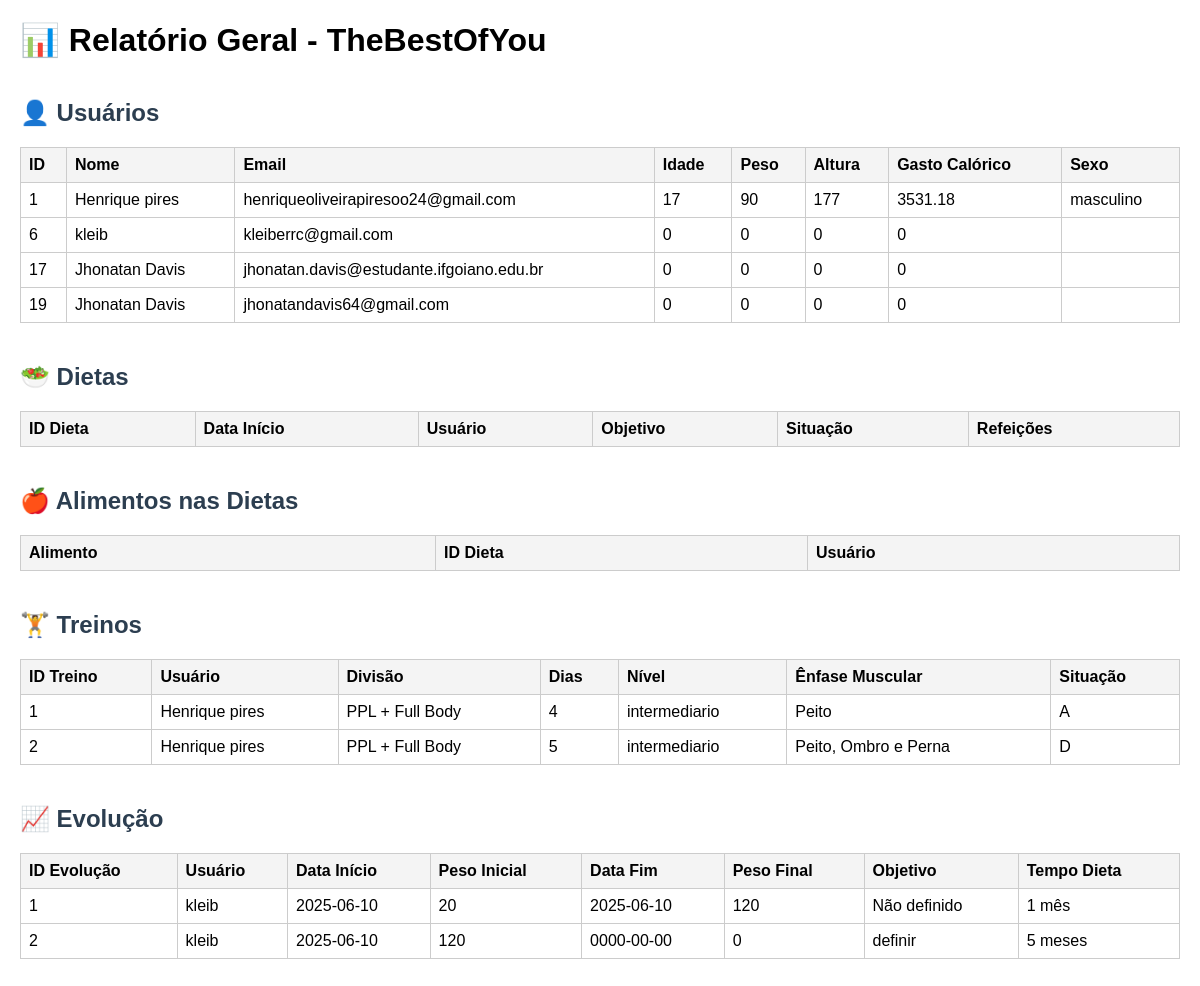
Screenshot of /Códigos/Relatório.php with the database file from the repository.
### tables this page shows
CREATE TABLE `usuario` (
  `id_usuario` int(11) NOT NULL,
  `email` varchar(255) NOT NULL,
  `senha` varchar(255) NOT NULL,
  `email_verified_at` datetime DEFAULT NULL,
  `verification_token` varchar(255) DEFAULT NULL,
  `idade` int(3) NOT NULL,
  `peso` float NOT NULL,
  `altura` int(3) NOT NULL,
  `metabolismo_basal` float NOT NULL,
  `nivel_atv_fisica` float NOT NULL,
  `gasto_calorico_total` float NOT NULL,
  `sexo` varchar(30) NOT NULL,
  `protocolo` varchar(30) NOT NULL,
  `nome` varchar(100) NOT NULL,
  `foto_perfil` varchar(255) DEFAULT NULL,
  `telefone` varchar(15) NOT NULL,
  `carbo_necessarias` float NOT NULL,
  `prot_necessarias` float NOT NULL,
  `gord_necessarias` float NOT NULL,
  `reset_token_hash` varchar(64) DEFAULT NULL,
  `reset_token_expires_at` datetime DEFAULT NULL
);

CREATE TABLE `treino` (
  `id_treino` int(11) NOT NULL,
  `id_usuario` int(11) NOT NULL,
  `divisao_treino` varchar(30) NOT NULL,
  `dias_de_treino` int(11) NOT NULL,
  `nivel_de_treino` varchar(30) NOT NULL,
  `arquivo_treino` varchar(255) NOT NULL,
  `enfase_muscular` varchar(255) DEFAULT NULL,
  `situacao` varchar(2) NOT NULL
);

CREATE TABLE `evolucao` (
  `id_evolucao` int(11) NOT NULL,
  `data_inicio` date NOT NULL,
  `peso_inicio` float NOT NULL,
  `id_usuario` int(11) NOT NULL,
  `data_fim` date NOT NULL,
  `peso_fim` float NOT NULL,
  `objetivo` varchar(30) NOT NULL,
  `tempo_dieta` varchar(30) NOT NULL,
  `imagem` varchar(255) NOT NULL
);

### Códigos/Relatório.php (the view, shortened to what this page needs)
<?php
include "conexao.php";
$sqlUsuarios = "SELECT id_usuario, nome, email, idade, peso, altura, gasto_calorico_total, sexo
                FROM usuario";
$resultUsuarios = $conexao->query($sqlUsuarios);
$sqlTreinos = "SELECT t.id_treino, u.nome, t.divisao_treino, t.dias_de_treino, t.nivel_de_treino, t.enfase_muscular, t.situacao
               FROM treino t
               JOIN usuario u ON t.id_usuario = u.id_usuario";
$resultTreinos = $conexao->query($sqlTreinos);
$sqlEvolucao = "SELECT e.id_evolucao, u.nome, e.data_inicio, e.peso_inicio, e.data_fim, e.peso_fim, e.objetivo, e.tempo_dieta
                FROM evolucao e
                JOIN usuario u ON e.id_usuario = u.id_usuario";
$resultEvolucao = $conexao->query($sqlEvolucao);
?>
<!DOCTYPE html>
<html lang="pt-BR">
<head>
</head>
<body>
    <h1>📊 Relatório Geral - TheBestOfYou</h1>
    <h2>👤 Usuários</h2>
    <table>
        <tr><th>ID</th><th>Nome</th><th>Email</th><th>Idade</th><th>Peso</th><th>Altura</th><th>Gasto Calórico</th><th>Sexo</th></tr>
        <?php while($row = $resultUsuarios->fetch_assoc()): ?>
            <tr>
                <td><?= $row['id_usuario'] ?></td>
                <td><?= $row['nome'] ?></td>
                <td><?= $row['email'] ?></td>
                <td><?= $row['idade'] ?></td>
                <td><?= $row['peso'] ?></td>
                <td><?= $row['altura'] ?></td>
                <td><?= $row['gasto_calorico_total'] ?></td>
                <td><?= $row['sexo'] ?></td>
            </tr>
        <?php endwhile; ?>
    </table>
    <h2>🥗 Dietas</h2>
    <table>
        <tr><th>ID Dieta</th><th>Data Início</th><th>Usuário</th><th>Objetivo</th><th>Situação</th><th>Refeições</th></tr>
    </table>
    <h2>🍎 Alimentos nas Dietas</h2>
    <table>
        <tr><th>Alimento</th><th>ID Dieta</th><th>Usuário</th></tr>
    </table>
    <h2>🏋️ Treinos</h2>
    <table>
        <tr><th>ID Treino</th><th>Usuário</th><th>Divisão</th><th>Dias</th><th>Nível</th><th>Ênfase Muscular</th><th>Situação</th></tr>
        <?php while($row = $resultTreinos->fetch_assoc()): ?>
            <tr>
                <td><?= $row['id_treino'] ?></td>
                <td><?= $row['nome'] ?></td>
                <td><?= $row['divisao_treino'] ?></td>
                <td><?= $row['dias_de_treino'] ?></td>
                <td><?= $row['nivel_de_treino'] ?></td>
                <td><?= $row['enfase_muscular'] ?></td>
                <td><?= $row['situacao'] ?></td>
            </tr>
        <?php endwhile; ?>
    </table>
    <h2>📈 Evolução</h2>
    <table>
        <tr><th>ID Evolução</th><th>Usuário</th><th>Data Início</th><th>Peso Inicial</th><th>Data Fim</th><th>Peso Final</th><th>Objetivo</th><th>Tempo Dieta</th></tr>
        <?php while($row = $resultEvolucao->fetch_assoc()): ?>
            <tr>
                <td><?= $row['id_evolucao'] ?></td>
                <td><?= $row['nome'] ?></td>
                <td><?= $row['data_inicio'] ?></td>
                <td><?= $row['peso_inicio'] ?></td>
                <td><?= $row['data_fim'] ?></td>
                <td><?= $row['peso_fim'] ?></td>
                <td><?= $row['objetivo'] ?></td>
                <td><?= $row['tempo_dieta'] ?></td>
            </tr>
        <?php endwhile; ?>
    </table>
</body>
</html>

### Códigos/Relatório.php (style rules this page uses)
body { font-family: Arial, sans-serif; margin: 20px; }
h2 { margin-top: 40px; color: #2c3e50; }
table { width: 100%; border-collapse: collapse; margin-bottom: 30px; }
table, th, td { border: 1px solid #ccc; }
th, td { padding: 8px; text-align: left; }
th { background: #f4f4f4; }

### rows the page displays
usuario: id_usuario "1", nome "Henrique pires", email "henriqueoliveirapiresoo24@gmail.com", idade "17", peso "90", altura "177", gasto_calorico_total "3531.18", sexo "masculino"
usuario: id_usuario "6", nome "kleib", email "kleiberrc@gmail.com", idade "0", peso "0", altura "0", gasto_calorico_total "0"
usuario: id_usuario "17", nome "Jhonatan Davis", email "jhonatan.davis@estudante.ifgoiano.edu.br", idade "0", peso "0", altura "0", gasto_calorico_total "0"
usuario: id_usuario "19", nome "Jhonatan Davis", email "jhonatandavis64@gmail.com", idade "0", peso "0", altura "0", gasto_calorico_total "0"
treino: id_treino "1", id_usuario.nome "Henrique pires", divisao_treino "PPL + Full Body", dias_de_treino "4", nivel_de_treino "intermediario", enfase_muscular "Peito", situacao "A"
treino: id_treino "2", id_usuario.nome "Henrique pires", divisao_treino "PPL + Full Body", dias_de_treino "5", nivel_de_treino "intermediario", enfase_muscular "Peito, Ombro e Perna", situacao "D"
evolucao: id_evolucao "1", id_usuario.nome "kleib", data_inicio "2025-06-10", peso_inicio "20", data_fim "2025-06-10", peso_fim "120", objetivo "Não definido", tempo_dieta "1 mês"
evolucao: id_evolucao "2", id_usuario.nome "kleib", data_inicio "2025-06-10", peso_inicio "120", data_fim "0000-00-00", peso_fim "0", objetivo "definir", tempo_dieta "5 meses"
